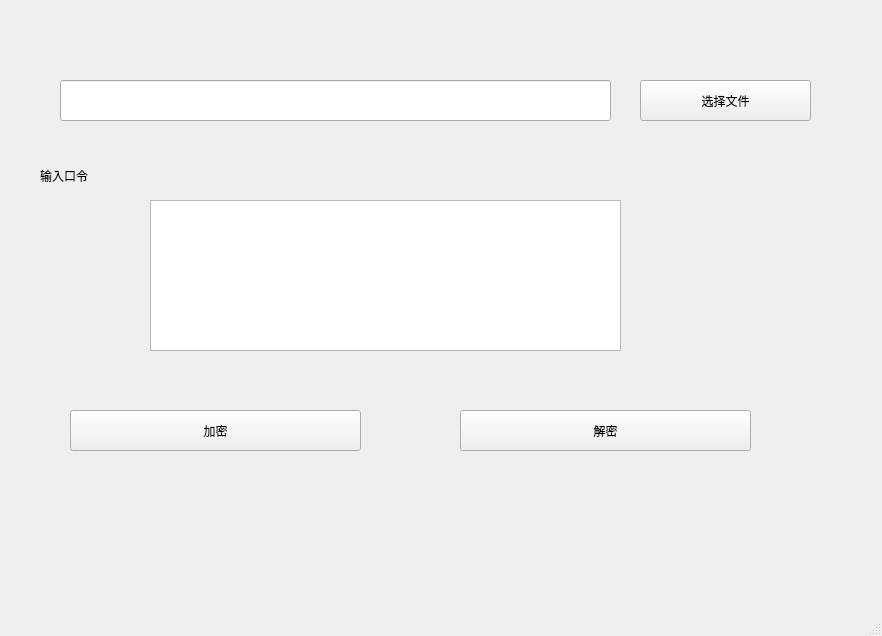
<?xml version="1.0" encoding="UTF-8"?>
<ui version="4.0">
 <class>MainWindow</class>
 <widget class="QMainWindow" name="MainWindow">
  <property name="geometry">
   <rect>
    <x>0</x>
    <y>0</y>
    <width>882</width>
    <height>636</height>
   </rect>
  </property>
  <property name="windowTitle">
   <string>MainWindow</string>
  </property>
  <widget class="QWidget" name="centralwidget">
   <widget class="QPushButton" name="pB_selectfile">
    <property name="geometry">
     <rect>
      <x>640</x>
      <y>80</y>
      <width>171</width>
      <height>41</height>
     </rect>
    </property>
    <property name="text">
     <string>选择文件</string>
    </property>
   </widget>
   <widget class="QPushButton" name="pB_encryption">
    <property name="geometry">
     <rect>
      <x>70</x>
      <y>410</y>
      <width>291</width>
      <height>41</height>
     </rect>
    </property>
    <property name="text">
     <string>加密</string>
    </property>
   </widget>
   <widget class="QLabel" name="label">
    <property name="geometry">
     <rect>
      <x>40</x>
      <y>160</y>
      <width>71</width>
      <height>31</height>
     </rect>
    </property>
    <property name="text">
     <string>输入口令</string>
    </property>
   </widget>
   <widget class="QLineEdit" name="lineEdit_filepath">
    <property name="geometry">
     <rect>
      <x>60</x>
      <y>80</y>
      <width>551</width>
      <height>41</height>
     </rect>
    </property>
   </widget>
   <widget class="QTextEdit" name="textEdit_passwd">
    <property name="geometry">
     <rect>
      <x>150</x>
      <y>200</y>
      <width>471</width>
      <height>151</height>
     </rect>
    </property>
   </widget>
   <widget class="QPushButton" name="pB_decryption">
    <property name="geometry">
     <rect>
      <x>460</x>
      <y>410</y>
      <width>291</width>
      <height>41</height>
     </rect>
    </property>
    <property name="text">
     <string>解密</string>
    </property>
   </widget>
  </widget>
  <widget class="QMenuBar" name="menubar">
   <property name="geometry">
    <rect>
     <x>0</x>
     <y>0</y>
     <width>882</width>
     <height>26</height>
    </rect>
   </property>
  </widget>
  <widget class="QStatusBar" name="statusbar"/>
 </widget>
 <resources/>
 <connections/>
</ui>
